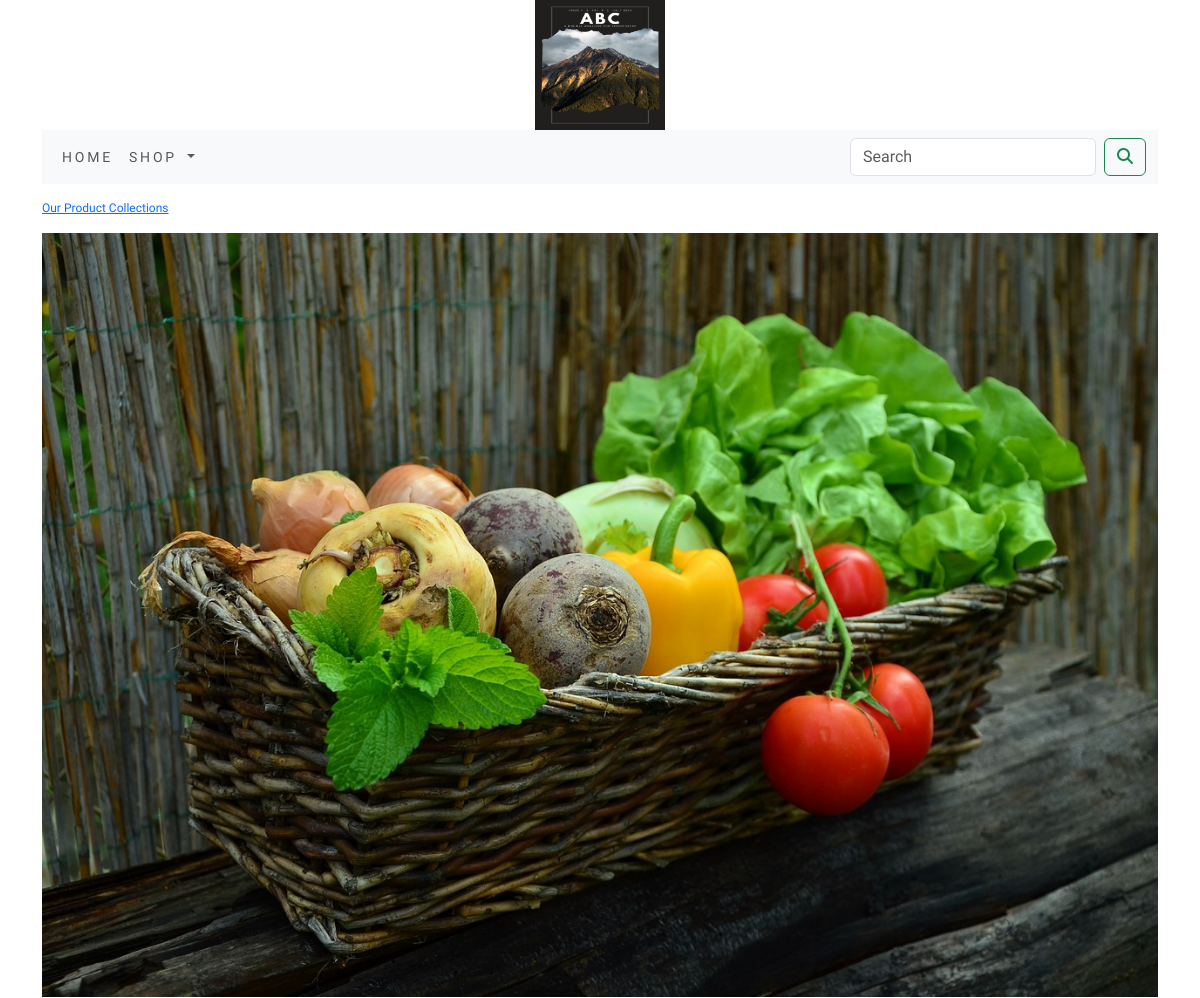
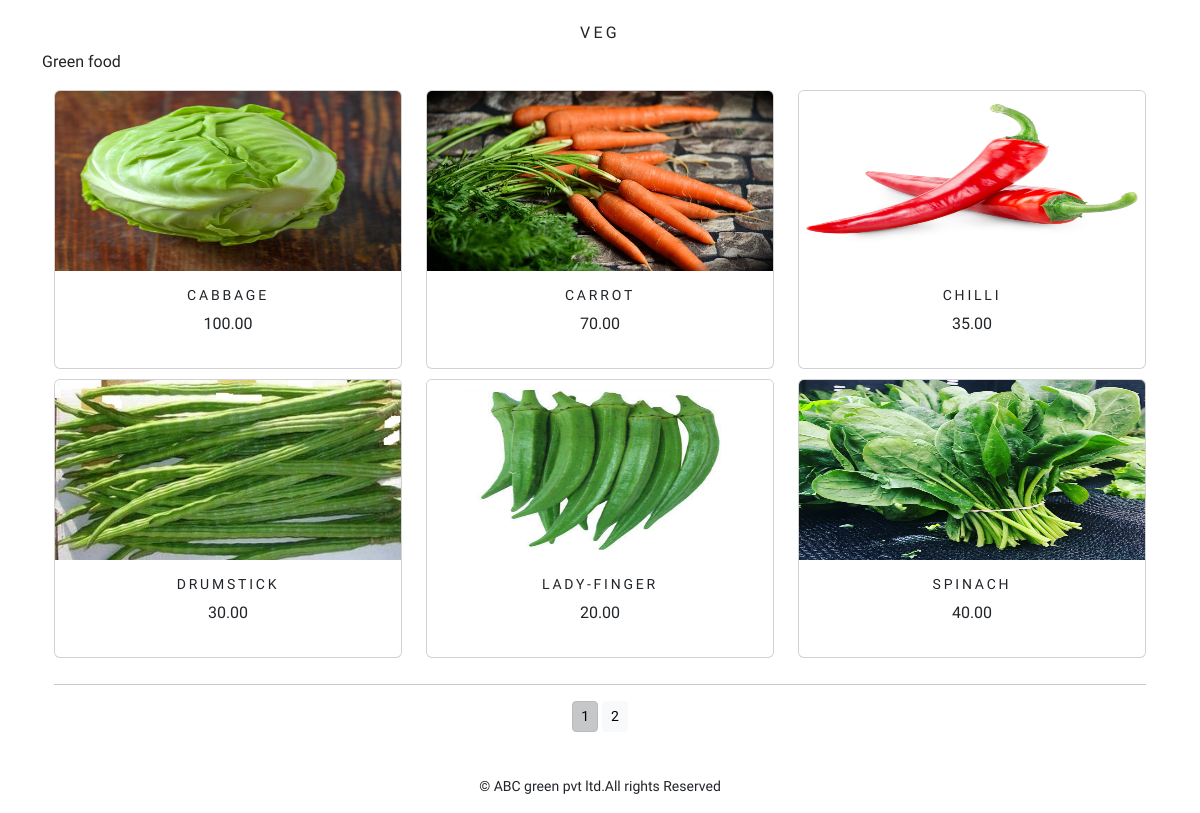
/shop/veg/, run on the app's committed database (2 pictures, top to bottom).
### shop/models.py (models this page shows, shortened)
class Category(models.Model):
    name=models.CharField(max_length=250,unique=True)
    slug=models.SlugField(max_length=250,unique=True)
    description=models.TextField(blank=True)
    image=models.ImageField(upload_to='category',blank=True)
    class Meta:
        ordering=('name',)
        verbose_name='category'
        verbose_name_plural='categories'
    def get_url(self):
        return reverse('shop:product_by_category',args=[self.slug])

class Product(models.Model):
    name=models.CharField(max_length=250,unique=True)
    slug=models.SlugField(max_length=250,unique=True)
    description=models.TextField(blank=True)
    price=models.DecimalField(max_digits=10,decimal_places=2)
    category=models.ForeignKey(Category,on_delete=models.CASCADE)
    image=models.ImageField(upload_to='product',blank=True)
    stock=models.IntegerField()
    available=models.BooleanField(default=True)
    created=models.DateTimeField(auto_now_add=True)
    updated=models.DateTimeField(auto_now=True)
    def get_url(self):
        return reverse('shop:proDetail',args=[self.category.slug,self.slug])
    class Meta:
        ordering=('name',)
        verbose_name='product'
        verbose_name_plural='products'

### shop/views.py (the view)
# urls.py: path('',views.allProdCat,name='allProdCat'),
def allProdCat(request,c_slug=None):
    c_page=None
    products_list=None
    if c_slug!=None:
        c_page=get_object_or_404(Category,slug=c_slug)
        products_list=Product.objects.all().filter(category=c_page,available=True)
    else:
        products_list=Product.objects.all().filter(available=True)
    paginator=Paginator(products_list,6)
    try:
        page=int(request.GET.get('page','1'))
    except:
        page=1
    try:
        products=paginator.page(page)
    except (EmptyPage,InvalidPage):
        products=paginator.page(paginator.num_pages)
    return  render(request,'category.html',{'category':c_page,'products':products})

### cart/context_processors.py (called while the page is built)
def counter(request):
    item_count=0
    if 'admin' in request.path:
        return {}
    else:
        try:
            cart=Cart.objects.filter(cart_id=_cart_id(request))
            cart_items=CartItem.objects.all().filter(cart=cart[:1])
            for cart_item in cart_items:
                item_count +=cart_item.quantity
        except Cart.DoesNotExit:
            item_count =0
    return dict(item_count=item_count)

### cart/views.py (called while the page is built)
def _cart_id(request):
    cart=request.session.session_key
    if not cart:
        cart=request.session.create()
    return cart

### shop/context_processors.py (called while the page is built)
def menu_links(request):
    links=Category.objects.all()
    return  dict(links=links)

### templates/category.html (shortened to what this page needs)
{% extends 'base.html' %}
{% load static %}
{% block content %}
{% if category %}
<div>
  <div class="row my_row_class" style="padding-top :15px;">
      <div class="mx-auto" style=" color:#000;font-size:12px;">
    <p><a href="{% url 'shop:allProdCat' %}"> Our Product Collections</a> </p>
  </div>
      </div>
</div>
{% endif %}
<div class="mx-auto">
  {% if category %}
  <img class="my_image"  style=" width:100%;
    height:20%;"src="{{category.image.url}}" alt="{{category.name}}">
</div>
<br>
<div>
  <h1 class="text-center my_title" style="font-size:16px;
    text-transform:uppercase;
    letter-spacing:.2em;">{{category.name}}</h1>
  <p class="text-justify">{{category.description}}</p>
</div>
{% endif %}
<div class="container">
  <div class="row mx_auto">
    {% for product in products.object_list %}
    <div class="my_bottom_margin col-9 col-sm-12 col-md-4 xol-lg-4" style="margin-bottom:10px;" >
      <div class="card text-center" style="min-width:18rem;">
        <a href="{{product.get_url}}"><img class="card-img-top my_image" style="width:100%;height:180px;" src="{{product.image.url}}" alt="{{product.name}}"></a>
      <div class="card-body">
        <h4 style="font-size:14px;
text-transform:uppercase;
letter-spacing:.2em;">{{product.name}}</h4>
          <p>{{product.price}}</p>
      </div>
      </div>
    </div>
    {% endfor %}
  </div>
    <div class="mx-auto">
        {% if products.paginator.num_pages > 1 %}
        <hr>
        <div class="text-center">
            {% for pg in products.paginator.page_range %}
            <a href="?page={{pg}}" class="btn btn-light btn-sm {% if products.number == pg %} active {% endif %}" >{{pg}}</a>
        {% endfor %}
        </div>
        {% endif %}
    </div>
    <br>
</div>
     {% endblock %}

### templates/base.html (style rules this page uses)
body { font-family: 'Phudu', cursive; }

### data on the page
Category: image (picture), name "VEG", description "Green food"
Product: image (picture), name "CABBAGE", price "100.00"
Product: image (picture), name "CARROT", price "70.00"
Product: image (picture), name "CHILLI", price "35.00"
Product: image (picture), name "DRUMSTICK", price "30.00"
Product: image (picture), name "LADY-FINGER", price "20.00"
Product: image (picture), name "SPINACH", price "40.00"

### other printed values
{{ pg }} "1" "2"
